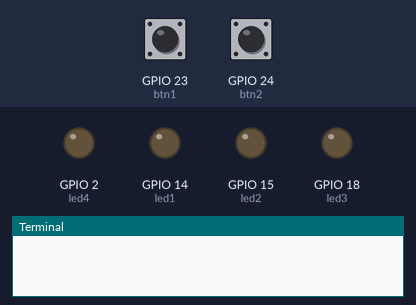
Bench run of a program on a simulated Raspberry Pi (BCM pin numbers). Parts: output pins drawn as LEDs (lit = HIGH), the last lines printed to the terminal. The inputs (shaded band) are chosen by the test bench; at power-on: GPIO 23 (btn1) HIGH, GPIO 24 (btn2) HIGH.

Above: at 1.2 s.
1.3 s: GPIO 23 (btn1) pulled LOW for 0.15 s
At 3.0 s:
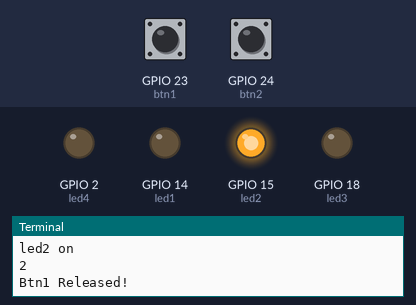
3.3 s: GPIO 24 (btn2) pulled LOW for 0.15 s
At 4.1 s:
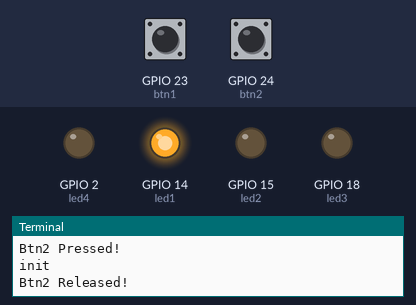
4.9 s: GPIO 23 (btn1) pulled LOW for 1 s
At 5.7 s:
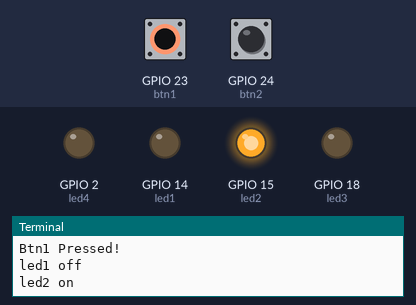
7.4 s: GPIO 23 (btn1) pulled LOW for 0.15 s
At 8.8 s:
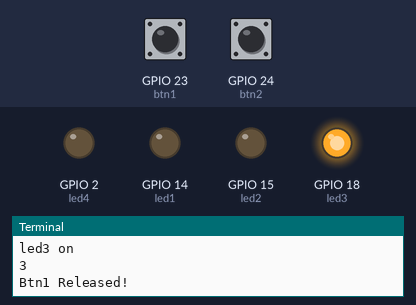
9.4 s: GPIO 23 (btn1) pulled LOW for 3.2 s
At 10.3 s:
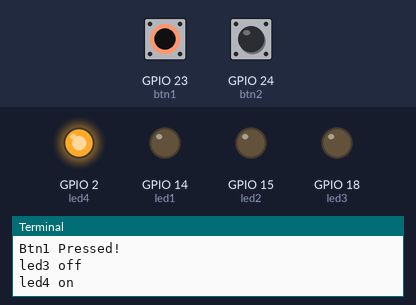
14.1 s: GPIO 24 (btn2) pulled LOW for 1 s
At 14.7 s:
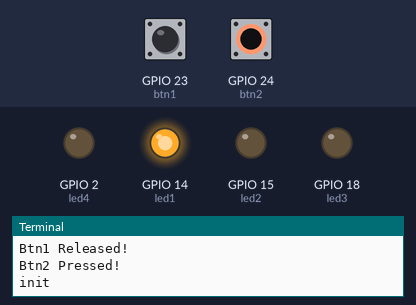
Timing chart, 0 to 17.1 s (numbered marks = the images above; inputs shaded):
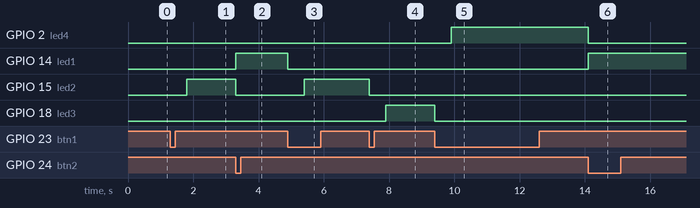

The program:

ex5.py
```python
from gpiozero import Button
from gpiozero import LED
from signal import pause
from time import sleep

led1 = LED(14)
led2 = LED(15)
led3 = LED(18)
led4 = LED(2)
btn1 = Button(23)
btn2 = Button(24)

num = 1

def press1():
    print("Btn1 Pressed!")
    global num
    if (num == 1):
        led1.off()
        print("led1 off")
        sleep(0.5)
        led2.on()
        print("led2 on")
        sleep(0.5)
        num += 1
        print(num)
    elif (num == 2):
        led2.off()
        print("led2 off")
        sleep(0.5)
        led3.on()
        print("led3 on")
        sleep(0.5)
        num += 1
        print(num)
    elif (num == 3):
        led3.off()
        print("led3 off")
        sleep(0.5)
        led4.on()
        print("led4 on")
        sleep(0.5)
        num += 1
        print(num)
    elif (num == 4):
        led4.off()
        print("led4 off")
        sleep(0.5)
        led1.on()
        print("led1 on")
        sleep(0.5)
        num = 1
        print(num)

def release1():
    print("Btn1 Released!")

def press2():
    global num
    print("Btn2 Pressed!")
    led2.off()
    led3.off()
    led4.off()
    led1.on()
    num = 1
    print("init")
    sleep(0.5)


def release2():
    print("Btn2 Released!")
#while True:
btn1.when_pressed = press1
btn2.when_pressed = press2
btn1.when_released = release1
btn2.when_released = release2

pause()
```

Measured:
- after the input at 1.3 s, GPIO 15 (led2): LOW → HIGH after 0.50 s
- after the input at 3.3 s, GPIO 14 (led1): LOW → HIGH at once; GPIO 15 (led2): HIGH → LOW at once
- after the input at 4.9 s, GPIO 14 (led1): HIGH → LOW at once; GPIO 15 (led2): LOW → HIGH after 0.50 s
- after the input at 7.4 s, GPIO 15 (led2): HIGH → LOW at once; GPIO 18 (led3): LOW → HIGH after 0.50 s
- after the input at 9.4 s, GPIO 2 (led4): LOW → HIGH after 0.50 s; GPIO 18 (led3): HIGH → LOW at once
- after the input at 14.1 s, GPIO 2 (led4): HIGH → LOW at once; GPIO 14 (led1): LOW → HIGH at once
